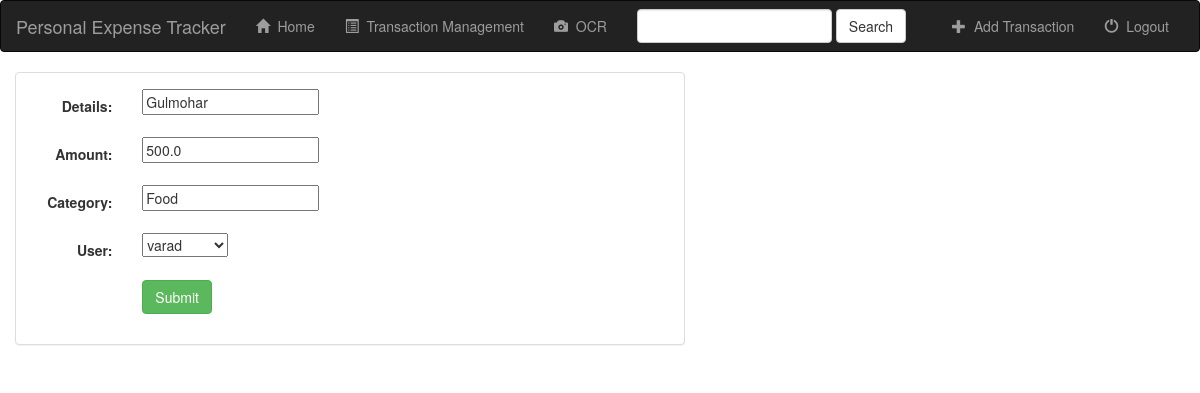
Screenshot of /mytransactions/transaction/update/3/ with the database file from the repository.
### txn/models.py (models this page shows, shortened)
class Transaction(models.Model):
    details = models.CharField(max_length=100)
    amount = models.FloatField()
    category = models.CharField(max_length=50)
    user = models.ForeignKey(User, on_delete=models.PROTECT)
    bill = models.FileField(null=True)
    timestamp = models.DateTimeField(auto_now=True)

### txn/views.py (the view)
# urls.py: url(r'^transaction/update/(?P<pk>[0-9]+)/$', views.TransactionUpdate.as_view(), name='transaction-update'),
class TransactionUpdate(UpdateView):
    model = Transaction
    fields = ['details', 'amount', 'category', 'user']

### txn/templates/txn/transaction_form.html (shortened to what this page needs)
{% extends 'Sl_proj/base.html' %}
{% block content %}
    <div class = "container-fluid">
        <div class="row">
            <div class="col-sum-12 col-md-7">
                <div class="panel panel-default">
                    <div class="panel-body">
                        <form class="form-horizontal" action="" method="post" enctype="multipart/form-data">
                            {% include 'txn/form-template.html' %}
                            <div class="form-group">
                                <div class="col-sm-offset-2 col-sm-10">
                                    <button type="Submit" class="btn btn-success">Submit</button>
                                </div>
                            </div>
                        </form>
                    </div>
                </div>
            </div>
        </div>
    </div>
{% endblock %}

### txn/templates/txn/form-template.html (shortened to what this page needs)
{% for field in form %}
    <div class="form-group">
        <div class="col-sm-offset-2 col-sm-10">
        </div>
        <label class="control-label col-sm-2">{{ field.label_tag }}</label>
        <div class="col-sm-10">{{ field }}</div>
    </div>
{% endfor %}

### rows the page displays
Transaction: form "Gulmohar" "500.0" "Food" "varad"

### other values shown
{{ field.label_tag }} "Details:" "Amount:" "Category:" "User:"
